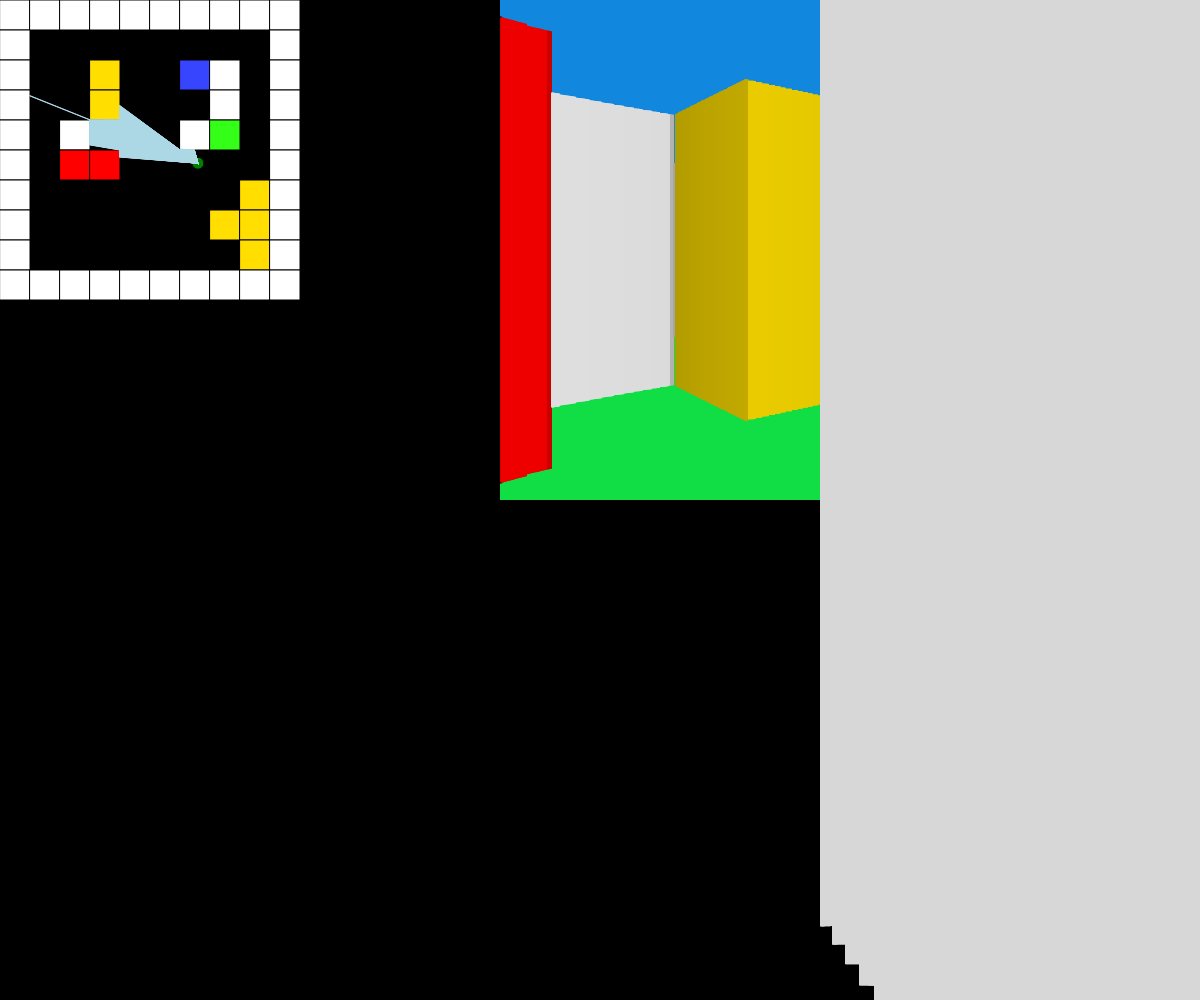
Frame 1 (no input)
Frame 60 (no input): identical to frame 1, image omitted
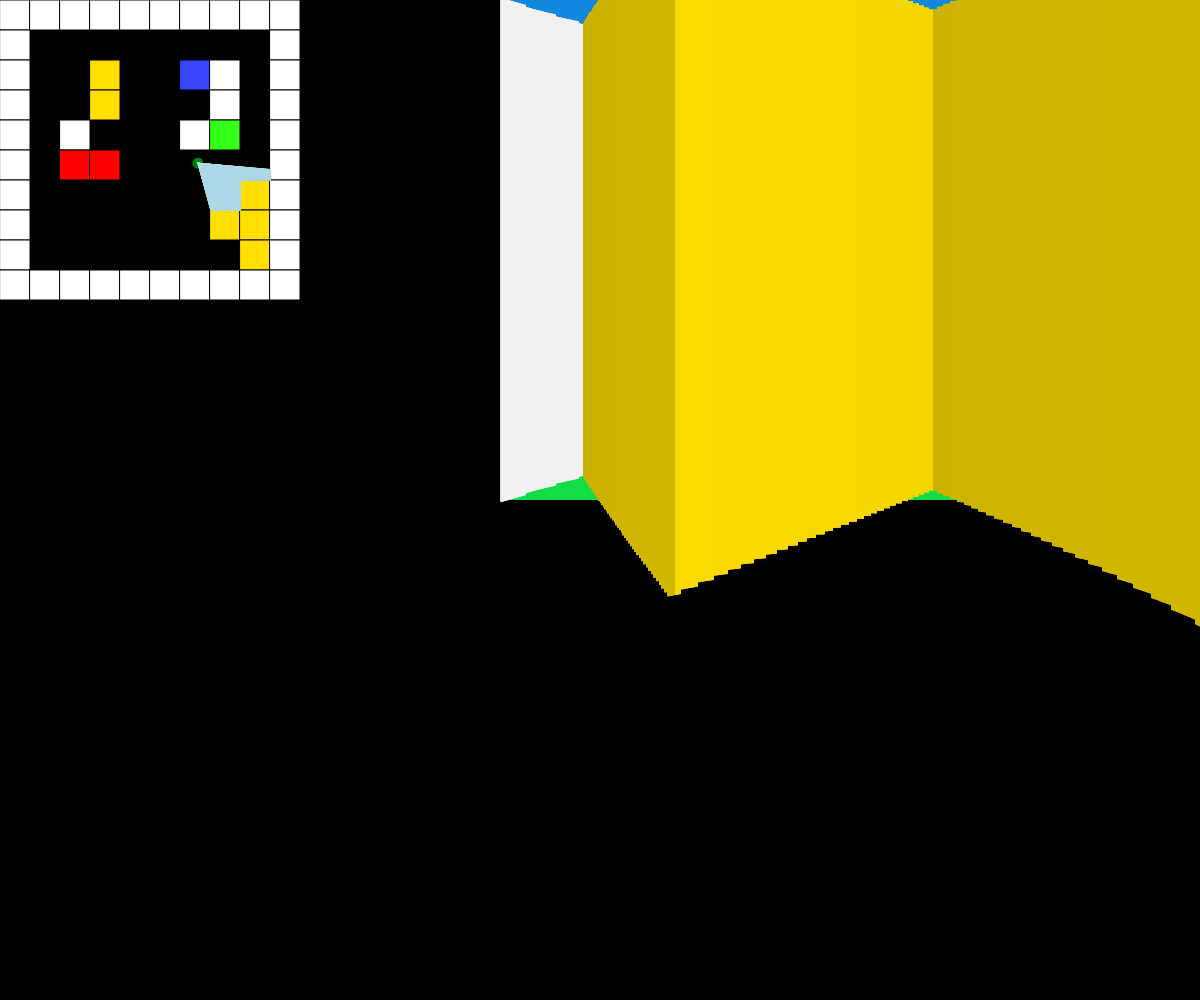
Frame 120 (the mouse pressed at the canvas centre since frame 60)

The p5.js sketch that drew these frames (run headless with seeded random() and noise() and a simulated clock; from frame 60 on, the mouse is pressed at the canvas centre):

// p5.js sketch
// ── sketch.js
const level = [
	1, 1, 1, 1, 1, 1, 1, 1, 1, 1,
	1, 0, 0, 0, 0, 0, 0, 0, 0, 1,
	1, 0, 0, 3, 0, 0, 5, 1, 0, 1,
	1, 0, 0, 3, 0, 0, 0, 1, 0, 1,
	1, 0, 1, 0, 0, 0, 1, 4, 0, 1,
	1, 0, 2, 2, 0, 0, 0, 0, 0, 1,
	1, 0, 0, 0, 0, 0, 0, 0, 3, 1,
	1, 0, 0, 0, 0, 0, 0, 3, 3, 1,
	1, 0, 0, 0, 0, 0, 0, 0, 3, 1,
	1, 1, 1, 1, 1, 1, 1, 1, 1, 1
];
const colourMap = {
	0: {
		h: 0,
		s: 0,
		b: 0
	},
	1: {
		h: 0,
		s: 0,
		b: 256
	},
	2: {
		h: 0,
		s: 256,
		b: 256
	},
	3: {
		h: 37,
		s: 256,
		b: 256
	},
	4: {
		h: 80,
		s: 230,
		b: 256
	},
	5: {
		h: 167,
		s: 200,
		b: 256
	},
}
const mapSize = 10;
const tileSize = 50;
function tileAt(x, y) {
	return level[floor(y / tileSize) * mapSize + floor(x / tileSize)];
}

let playerPosition;
let playerDirection;
let playerSize = 20
const fov = 70;
const raySpacing = 0.1;
const maxRayLength = 550
const mapLocation = {
	x: 0,
	y: 0,
	size: 300
}
const screenLocation = {
	x: 500,
	y: 0
}


function drawMap() {
	fill('black')
	stroke('black')
	rect((mapLocation.x/(tileSize*mapSize))*mapLocation.size, (mapLocation.y/(tileSize*mapSize))*mapLocation.size, mapLocation.size, mapLocation.size)
	for (y = 0; y < 500; y += tileSize) {
		for (x = 0; x < 500; x += tileSize) {
			if (tileAt(x, y)) {
				let colour = colourMap[tileAt(x, y)]
				fill(color(colour.h, colour.s, colour.b));
				square(((mapLocation.x + x) / (mapSize * tileSize)) * mapLocation.size, ((mapLocation.y + y) / (mapSize * tileSize)) * mapLocation.size, mapLocation.size / mapSize);
			}
		}
	}
	fill('green')
	circle(((mapLocation.x + playerPosition.x) / (mapSize * tileSize)) * mapLocation.size, ((mapLocation.y + playerPosition.y) / (mapSize * tileSize)) * mapLocation.size, (playerSize/500)*mapLocation.size);
}

function raycast() {
	for (let angle = -(fov / 2); angle <= fov / 2; angle += raySpacing) {
		let currentRayDirection = playerDirection.copy()
		currentRayDirection.rotate(radians(angle));

		let currentRayEnd = {
			x: currentRayDirection.x,
			y: currentRayDirection.y
		}

		let max = 0

		while (!tileAt(currentRayEnd.x + playerPosition.x, currentRayEnd.y + playerPosition.y) != 0 && max < maxRayLength) {
			currentRayEnd.x += currentRayDirection.x;
			currentRayEnd.y += currentRayDirection.y;
			max++
		}

		draw3D(currentRayEnd, angle)

		stroke("lightblue");
		line(
			((mapLocation.x + playerPosition.x) / (mapSize * tileSize)) * mapLocation.size,
			((mapLocation.y + playerPosition.y) / (mapSize * tileSize)) * mapLocation.size,
			((mapLocation.x + playerPosition.x) / (mapSize * tileSize)) * mapLocation.size + (currentRayEnd.x / (mapSize * tileSize)) * mapLocation.size,
			((mapLocation.y + playerPosition.y) / (mapSize * tileSize)) * mapLocation.size + (currentRayEnd.y / (mapSize * tileSize)) * mapLocation.size
		);
		noStroke()
	}
}

function draw3D(currentRayEnd, angle) {
	let rayLength = getRayLength(playerPosition, { x: currentRayEnd.x + playerPosition.x, y: currentRayEnd.y + playerPosition.y })
	if (tileAt(currentRayEnd.x + playerPosition.x, currentRayEnd.y + playerPosition.y + 1) && tileAt(currentRayEnd.x + playerPosition.x, currentRayEnd.y + playerPosition.y - 1)) {
		let colour = colourMap[tileAt(currentRayEnd.x + playerPosition.x, currentRayEnd.y + playerPosition.y)]
		fill(color(colour.h, colour.s, colour.b - rayLength ** 2 / 1000));
	} else {
		let colour = colourMap[tileAt(currentRayEnd.x + playerPosition.x, currentRayEnd.y + playerPosition.y)]
		fill(color(colour.h, colour.s, colour.b - 40 - rayLength ** 2 / 1000))
	}
	rect(1550 - ((fov - angle) * 700) / fov, 250 - ((tileSize * windowHeight) / (rayLength * cos(radians(angle)))) / 2, 700 / (fov / raySpacing) + 1, (tileSize * windowHeight) / (rayLength * cos(radians(angle))))
}

function movePlayer() {
	/* 	
		NOTE: This system to not make the player enter the walls is not ideal:
		It currently allows player to pass slightly through a wall.
		The ideal fix would be to set a potential location and to check a bunch of points around the player to be checked each time for collision.
	*/

	// up
	if (keyIsDown(87)) {
		if (!tileAt(playerPosition.x, playerPosition.y - 2 - playerSize / 2)) {
			playerPosition.y -= 2
		}
	}

	// down
	if (keyIsDown(83)) {
		if (!tileAt(playerPosition.x, playerPosition.y + 2 + playerSize / 2)) {
			playerPosition.y += 2
		}
	}

	// left
	if (keyIsDown(65)) {
		if (!tileAt(playerPosition.x - 2 - playerSize / 2, playerPosition.y)) {
			playerPosition.x -= 2
		}
	}

	// right
	if (keyIsDown(68)) {
		if (!tileAt(playerPosition.x + 2 + playerSize / 2, playerPosition.y)) {
			playerPosition.x += 2
		}
	}
}

function setup() {
	createCanvas(windowWidth, windowHeight);
	background(0);
	colorMode(HSB, 255);
	playerPosition = createVector(330, 272);
	playerDirection = createVector(0, 1);
}

function draw() {
	playerDirection.x = mouseX - ((mapLocation.x + playerPosition.x) / (mapSize * tileSize)) * mapLocation.size;
	playerDirection.y = mouseY - ((mapLocation.y + playerPosition.y) / (mapSize * tileSize)) * mapLocation.size;
	playerDirection.normalize();
	background(0);
	movePlayer();
	noStroke()
	fill('#11dd44')
	rect(500, 250, 700, 250)
	fill('#1188dd')
	rect(500, 0, 700, 250)
	drawMap();
	raycast();
}

function getRayLength(object1, object2) {
	let differenceX = object1.x - object2.x;
	let differenceY = object1.y - object2.y;
	return Math.sqrt(differenceX * differenceX + differenceY * differenceY);
}
